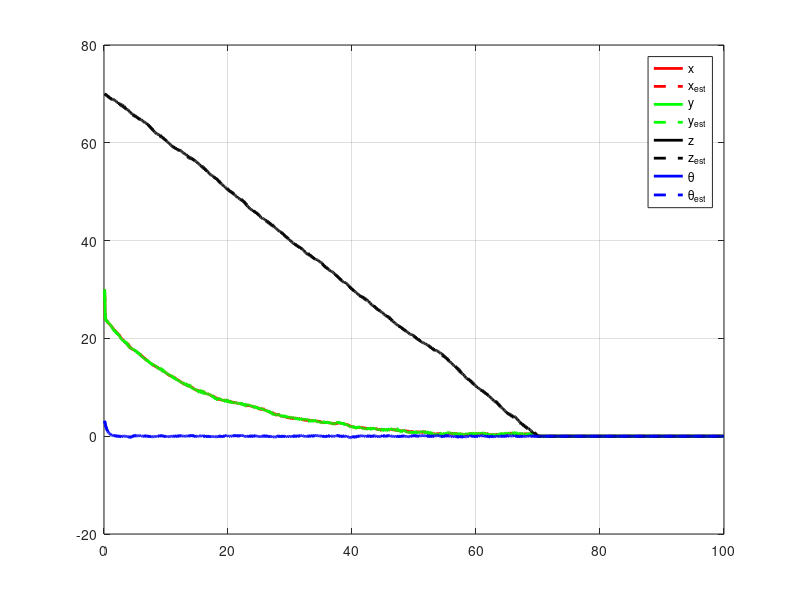
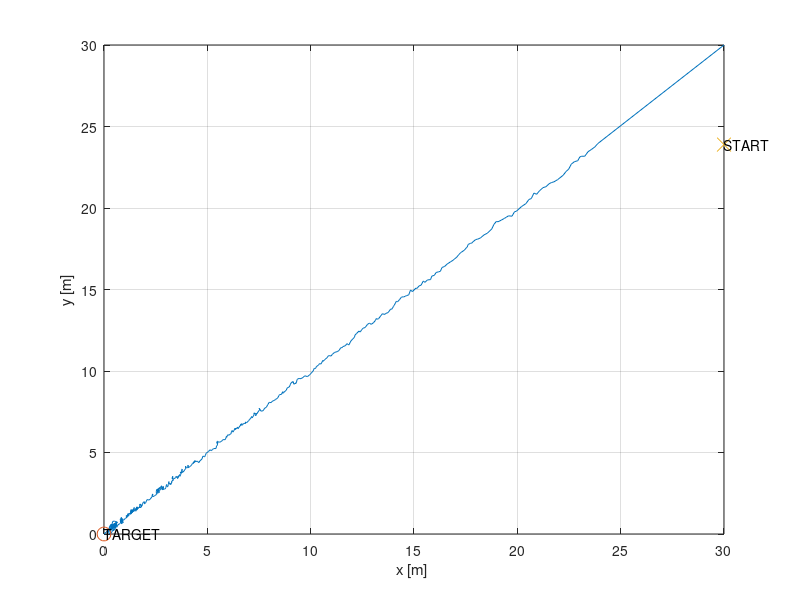
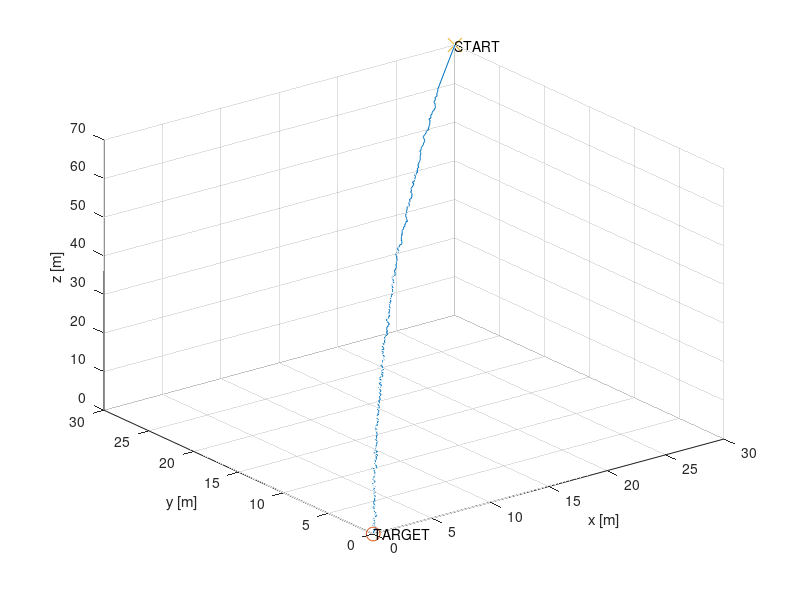

MATLAB code to generate these figures, in order: (Note: a time limit stopped this script after it produced the figures.)
clear all;
close all;
clc;

%% Initialization
set(0,'DefaultFigureWindowStyle','docked');
rng(3)
method = 'lqr';
addpath('functions/');

linewidth = 2;
marker_size = 10;

dt = 0.1; % [s]
sim_t = 100; % [s]
I = 1; % inertia
T = sim_t/dt; % number of iterations
t_vect = dt:dt:sim_t;
max_iter = 50;
max_line_search = 10;
V_z = -1; % [m/s]

x = zeros(4,T); % chute position
u = zeros(3,T); % input matrix
u(3,:) = V_z;
initial_2D = [30 30 pi];
initial_3D = [30 30 70 pi];
x(:, 1) = initial_3D; % initial state
x_est = zeros(4,T);
x_est(:,1) = x(:,1);
P_est = zeros(4,4);
target = [0,0,0]';
[n,~] = size(x);

% DDP init
x_bar = zeros(n-1,T);
u_bar = zeros(n-1,T);

% State covariance matrix
R_GPS = rand(4,4)-0.5;
R_GPS = R_GPS*R_GPS'; % bisogna cambiare l'incertezza di theta perche rad

% Input covariance matrix
Q = 0.1*(rand(4,4)-0.5);
Q = Q*Q';
nu = zeros(4, 1);

A = eye(4,4);
A_lqr = eye(3,3);
B = cell(1,T);
G = eye(4,4); % state 

% Cost matrices
S = 5*eye(3);
R = eye(3);
Sf = 10*eye(3);

if strcmp(method, 'lqr')
    %% Pseudo-LQR
    
    % Initialization
    P = cell(1,T);
    P{T} = Sf;
    
    % Kalman Filter
    for t=1:T-1
        nu(:) = mvnrnd([0;0;0;0], Q)';  % noise on the input and on the model 
        
        % LQR algorithm
        for i=T:-1:2
          B{i} = dt*[cos(x_est(4,i)), sin(x_est(4,i)), 0;
            sin(x_est(4,i)), cos(x_est(4,i)), 0;
             0, 0, 1];
          P{i-1} = S+A_lqr'*P{i}*A_lqr-A_lqr'*P{i}*B{i}*inv(R+B{i}'*P{i}*B{i})*B{i}'*P{i}*A_lqr;
        end
    
        % Optimal input
        K = inv(R+B{i}'*P{t+1}*B{i})*B{i}'*P{t+1}*A_lqr;
        u(:,t) = -K*(x([1 2 4],t)-target);
    
        % State Update
        x([1 2 4], t+1) = A_lqr*x([1 2 4],t)+B{i}*u(:,t);
        x(3, t+1) = x(3, t) + V_z*dt;
        x(:, t+1) = x(:, t+1) + nu;
        
        % Predictions
        x_est([1 2 4], t+1) = A_lqr*x_est([1 2 4],t)+B{i}*u(:,t); % manca l'incertezza sul modello
        x_est(3, t+1) = x_est(3, t) + V_z*dt;
        P_est = A*P_est*A' + G*Q*G';
        % Measurements update
        z_GPS = x(:,t+1) + mvnrnd([0;0;0;0], R_GPS)';
        Innovation = z_GPS - x_est(:,t+1);
        H_GPS = eye(4,4);
        % Updated Kalman estimates
        S_Inno = H_GPS*P_est*H_GPS' + R_GPS; % covariance of inno
        W = P_est*H_GPS'*inv(S_Inno); % kalman filter gain
        x_est(:,t+1) = x_est(:,t+1) + W*Innovation; % updated state estimate
        P_est = (eye(4) - W*H_GPS)*P_est; % updated cov matrix
        
        if x(3,t) < 0
           x(:,t:T) = zeros(4,T-t+1);
            break
        end
    end
elseif strcmp(method, 'ddp')

    %% DDP
    
    % Initialization
    cost = zeros(1, max_iter);
    d1 = 0;
    d2 = 0;
    mu = 1e-4;
    min_cost_impr = 1e-5;
    alpha_factor = 0.5;
    mu_factor = 10;
    mu_max = 100;
    min_alpha_to_increase_mu = 0.5;
    exp_impr_th = 1e-3;
    converged = false;
    th = 1e-2;
    K = cell(1,T);
    for i=1:T
        K{i} = zeros(3,3);
    end

    for j=1:max_iter
        % Dynamic Simulation
        [x_bar, u_bar] = sim_dyn(x_bar, u_bar, n, T, initial_2D, K, dt);
        
        % Backward Pass
        [w_bar, K, Q_u, Q_uu] = backward_pass(x_bar,u_bar, mu, S, Sf, R, T, n, target, dt);

        % Forward Pass
        alpha = 1;
        line_search = false;
        l_f = (x_bar(:,end)-target)'*Sf*(x_bar(:,end)-target);
        cost(1,j) = l_f;
        for p=1:T
            cost(1,j) = cost(1,j) + running_cost(p,x_bar,u_bar, S, R, target);
        end
        for s=1:T-1
            d1 = d1 + w_bar(:,s)'*Q_u{s};
            d2 = d2 + 0.5*w_bar(:,s)'*Q_uu{s}*w_bar(:,s);
        end

        for jj=1:max_line_search

            [x_new,u_new]  = sim_dyn(x_bar, u_bar+alpha*w_bar, n, T, initial_2D, K, dt);
            new_cost = l_f;
            for p=1:T
                new_cost = new_cost + running_cost(p,x_new,u_new, S, R, target);
            end
            exp_impr = alpha*d1+0.5*alpha^2*d2;
            if exp_impr > 0
                exp_impr = -1;
            end
            rel_impr = (new_cost-cost(1,j))/exp_impr;
            
            if rel_impr > min_cost_impr
                fprintf("---------------------------------------------------------------------------------------\n")
                fprintf("Cost improved from %.3f to %.3f. Exp. impr %.3f. Rel. impr. %.1f\n" , cost(1,j), new_cost, exp_impr, 1e2*rel_impr);
                line_search = true;
            end

            if line_search
                u_bar = u_bar + alpha*w_bar;
                cost(1,j+1) = new_cost;
                break
            else 
                alpha = alpha_factor*alpha;
            end
        end

        if not(line_search)
            mu = mu*mu_factor;
            fprintf("No cost improvement, increasing mu to %f\n", mu);
            if mu>mu_max
                fprintf('Max regularization reached. Algorithm failed to converge\n');
                converged = true;
            end
            
        else
            fprintf("Line search succeded with alpha %f\n", alpha);
            if alpha > min_alpha_to_increase_mu
                mu = mu/mu_factor;
                fprintf("Decreasing mu to %f\n", mu);
            else
                mu  = mu*mu_factor;
                fprintf("Alpha is small: increasing mu to %f\n", mu);
                if mu>mu_max
                    fprintf('Max regularization reached. Algorithm failed to converge\n');
                    converged = true;
                end
            end
        end
        
        if ((abs(exp_impr) < exp_impr_th) || norm((target - x_bar(:,end))) < th)
            fprintf("Algorothm converged. Expected improvment %f\n", exp_impr);
            converged = true;
        end

        if converged
            break
        end

   
    end

    [x_bar, u_bar] = sim_dyn(x_bar, u_bar, n, T, initial_2D, K, dt);
    
    % Kalman Filter
    for t=1:T-1
        nu(:) = mvnrnd([0;0;0;0], Q)';  % noise on the input and on the model 

        % State Update
        x([1 2 4], t+1) = x_bar(:, t+1);
        x(3, t+1) = x(3, t) + V_z*dt;
        x(:, t+1) = x(:, t+1) + nu;
        
        % Linearization
        A_t = eye(4);
        A_t(:,3) = [-u_bar(1,i)*sin(x_bar(3,i)*dt-u_bar(2,i)*cos(x_bar(3,i))*dt);
                    u_bar(1,i)*cos(x_bar(3,i))*dt-u_bar(2,i)*sin(x_bar(3,i))*dt;
                    0;
                    1];
        
        % Predictions
        x_est([1 2 4], t+1) = x_bar(:, t+1);
        x_est(3, t+1) = x_est(3, t) + V_z*dt;
        P_est = A_t*P_est*A_t' + G*Q*G';
        % Measurements update
        z_GPS = x(:,t+1) + mvnrnd([0;0;0;0], R_GPS)';
        Innovation = z_GPS - x_est(:,t+1);
        H_GPS = eye(4,4);
        % Updated Kalman estimates
        S_Inno = H_GPS*P_est*H_GPS' + R_GPS; % covariance of inno
        W = P_est*H_GPS'*inv(S_Inno); % kalman filter gain
        x_est(:,t+1) = x_est(:,t+1) + W*Innovation; % updated state estimate
        P_est = (eye(4) - W*H_GPS)*P_est; % updated cov matrix
        
        if x(3,t) < 0
           x(:,t:T) = zeros(4,T-t+1);
            break
        end
        u = u_bar;
    end

else
    fprintf("Wrong optimization method inserted!\n");
end


%% Plot

figure(1)
plot(t_vect, x(1,:), 'r', 'LineWidth', linewidth)
hold on
plot(t_vect, x_est(1,:), 'r--', 'LineWidth', linewidth)
plot(t_vect, x(2,:), 'g', 'LineWidth', linewidth)
plot(t_vect, x_est(2,:), 'g--', 'LineWidth', linewidth)
plot(t_vect, x(3,:), 'k', 'LineWidth', linewidth)
plot(t_vect, x_est(3,:), 'k--', 'LineWidth', linewidth)
plot(t_vect, x(4,:), 'b', 'LineWidth', linewidth)
plot(t_vect, x_est(4,:), 'b--', 'LineWidth', linewidth)
grid on
legend('x', 'x_{est}', 'y', 'y_{est}', 'z', 'z_{est}',  '\theta', '\theta_{est}','Location','best')

figure(2) 
plot(x(1,:), x(2, :)) 
hold on 
plot(target(1), target(2), 'o', 'MarkerSize', marker_size); 
text(target(1), target(2), 'TARGET') 
plot(x(1, 1), x(1,2), 'x', 'MarkerSize', marker_size); 
text(x(1, 1), x(1,2), 'START') 
xlabel('x [m] ') 
ylabel('y [m]') 
grid on 
 
figure(3) 
plot3(x(1,:), x(2, :), x(3, :)) 
hold on 
plot3(target(1), target(2), target(3), 'o', 'MarkerSize', marker_size); 
text(target(1), target(2), target(3), 'TARGET') 
plot3(x(1, 1), x(2,1), x(3, 1), 'x', 'MarkerSize', marker_size); 
text(x(1, 1), x(2,1), x(3, 1), 'START') 
xlabel('x [m] ') 
ylabel('y [m]') 
zlabel('z [m]') 
grid on 
 
figure(4) 
plot(t_vect, x(3, :)) 
xlabel('Time [s]') 
ylabel('Vertical dynamic [m]') 
grid on

figure(5)
plot(t_vect, u(1,:), 'r', 'LineWidth', linewidth)
hold on
plot(t_vect, u(2,:), 'g', 'LineWidth', linewidth)
plot(t_vect, V_z*ones(1,length(t_vect)), 'k', 'LineWidth', linewidth)
plot(t_vect, u(3,:), 'b', 'LineWidth', linewidth)
grid on
legend('V_{x}', 'V_{y}', 'V_{z}','\omega', 'Location','best')

if strcmp(method, 'ddp')
    figure(6)
    plot(1:max_iter, cost(1,:))
end
